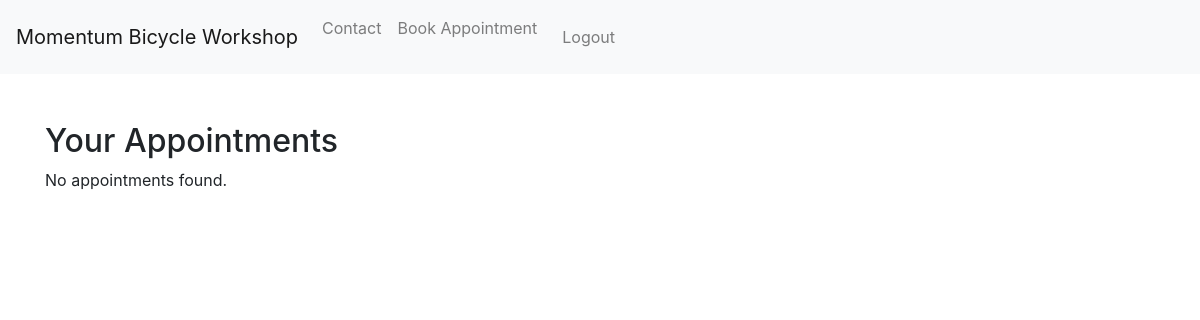
The app's page /appointment_list/ (signed in), older data.
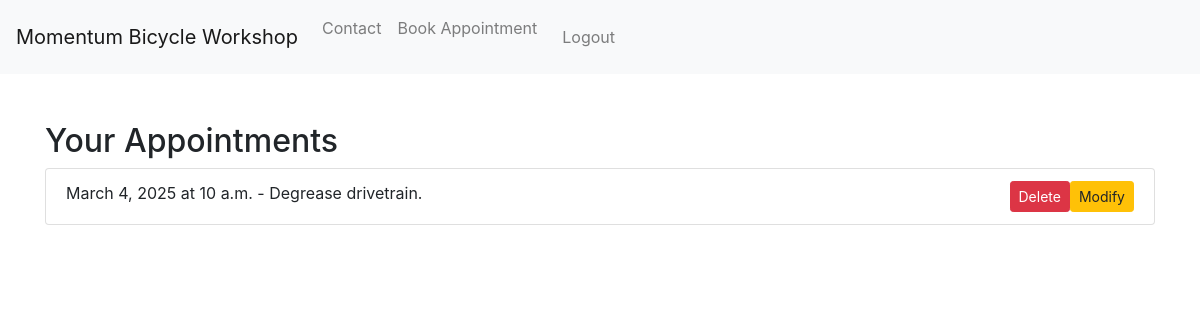
The same page, newer data.
### myapp/models.py (models this page shows, shortened)
class Appointment(models.Model):
    user = models.ForeignKey(User, on_delete=models.CASCADE)  # Associate the appointment with a user
    date = models.DateField()
    time = models.TimeField()
    description = models.TextField(blank=True)  # Allowing blank descriptions
    photo = models.ImageField(upload_to='photos/', blank=True, null=True)
    completed = models.BooleanField(default=False)
    notified = models.BooleanField(default=False)
    class Meta:
        unique_together = ('user', 'date')  # or ('user', 'date', 'time') if you want to prevent double booking at the same time

### myapp/views.py (the view)
# urls.py: path('appointment_list/', appointment_list, name='appointment_list'),
@login_required
def appointment_list(request):
    appointments = Appointment.objects.filter(user=request.user).order_by('date')
    return render(request, 'myapp/appointment_list.html', {'appointments': appointments})

### myapp/templates/myapp/appointment_list.html (shortened to what this page needs)
{% load static %}
<!DOCTYPE html>
<html lang="en">
<head>
    <link rel="stylesheet" href="https://maxcdn.bootstrapcdn.com/bootstrap/4.5.2/css/bootstrap.min.css">
</head>
<body>
    {% include 'myapp/navbar.html' %}
    <div class="container mt-5">
        <h2>Your Appointments</h2>
        {% if appointments %}
        <ul class="list-group">
            {% for appointment in appointments %}
            <li class="list-group-item">
                {{ appointment.date }} at {{ appointment.time }} - {{ appointment.description }}
                <a href="{% url 'modify_appointment' appointment.id %}"
                    class="btn btn-warning btn-sm float-right">Modify</a>
                <button type="button" class="btn btn-danger btn-sm float-right" data-toggle="modal"
                    data-target="#deleteModal{{ appointment.id }}">
                    Delete
                </button>
            </li>
            {% empty %}
            <li class="list-group-item">No appointments booked.</li>
            {% endfor %}
        </ul>
        {% else %}
        <p>No appointments found.</p>
        {% endif %}
    </div>
</body>
</html>

Row changes from the older to the newer data that the page shows:
added Appointment: date "March 4, 2025", time "10 a.m.", description "Degrease drivetrain."
Text that changed along with them:
text no longer shown: "No appointments found."
